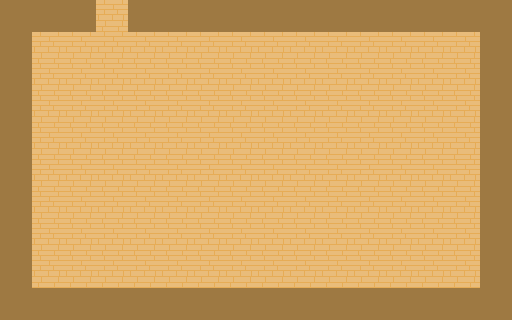

Rendered tile map (Tiled .tmx) drawn with the repository's tilesets; below, a short description and the full map source, tile grids included:
An orthogonal 16x10 tile map with 32x32 px tiles, 1 tile layer (Ground), 2 tilesets and 15 objects (Secret Door, Entrance 1, Exit 1).

<map version="1.10" tiledversion="1.10.2" orientation="orthogonal" renderorder="right-down" width="16" height="10" tilewidth="32" tileheight="32" infinite="0" nextlayerid="8" nextobjectid="20">
 <tileset firstgid="1" source="../tilesets/House.tsx" />
 <tileset firstgid="10" source="../tilesets/Objects.tsx" />
 <layer id="1" name="Ground" width="16" height="10">
  <data encoding="csv">
2,2,2,1,2,2,2,2,2,2,2,2,2,2,2,2,
2,1,1,1,1,1,1,1,1,1,1,1,1,1,1,2,
2,1,1,1,1,1,1,1,1,1,1,1,1,1,1,2,
2,1,1,1,1,1,1,1,1,1,1,1,1,1,1,2,
2,1,1,1,1,1,1,1,1,1,1,1,1,1,1,2,
2,1,1,1,1,1,1,1,1,1,1,1,1,1,1,2,
2,1,1,1,1,1,1,1,1,1,1,1,1,1,1,2,
2,1,1,1,1,1,1,1,1,1,1,1,1,1,1,2,
2,1,1,1,1,1,1,1,1,1,1,1,1,1,1,2,
2,2,2,2,2,2,2,2,2,2,2,2,2,2,2,2
</data>
 </layer>
 <objectgroup id="2" name="Objects">
  <object id="1" gid="10" x="409" y="126.5" width="64" height="90">
   <properties>
    <property name="ysort" type="bool" value="false" />
   </properties>
  </object>
  <object id="2" gid="12" x="336.5" y="66" width="64" height="32">
   <properties>
    <property name="ysort" type="bool" value="true" />
   </properties>
  </object>
  <object id="17" name="Secret Door" gid="15" x="299.054" y="244.593" width="64" height="100">
   <properties>
    <property name="door_vis" type="bool" value="false" />
    <property name="ysort" type="bool" value="true" />
   </properties>
  </object>
 </objectgroup>
 <objectgroup id="6" name="Spawn">
  <object id="15" x="248.268" y="167.736">
   <point />
  </object>
 </objectgroup>
 <objectgroup id="7" name="Interact">
  <object id="18" x="299.032" y="143.851" width="63.0578" height="100.498">
   <properties>
    <property name="dialogue" value="It's locked" />
   </properties>
  </object>
  <object id="19" x="408.398" y="36.4553" width="64.0431" height="88.6751">
   <properties>
    <property name="dialogue" value="It's your sisters bed." />
   </properties>
  </object>
 </objectgroup>
 <objectgroup id="3" name="Entrances">
  <object id="3" name="Entrance 1" x="96" y="41" width="32" height="17" />
 </objectgroup>
 <objectgroup id="4" name="Exits">
  <object id="4" name="Exit 1" x="96" y="1.5" width="31" height="9.5">
   <properties>
    <property name="dest_entrance" value="Entrance 2" />
    <property name="dest_room" value="House_Atrium_upper.tmx" />
   </properties>
  </object>
 </objectgroup>
 <objectgroup id="5" name="Collision">
  <object id="5" x="0.5" y="0" width="95" height="31.5" />
  <object id="6" x="129.5" y="0" width="383" height="31.5" />
  <object id="7" x="480" y="33" width="32.5" height="286" />
  <object id="8" x="-0.5" y="30" width="33" height="290" />
  <object id="9" x="33" y="287.5" width="447" height="31.5" />
  <object id="13" x="341.667" y="51.4645" width="54.8001" height="11.4365" />
  <object id="14" x="409.81" y="38.1218" width="62.901" height="87.2037">
   <properties>
    <property name="ysort" type="bool" value="false" />
   </properties>
  </object>
 </objectgroup>
</map>
